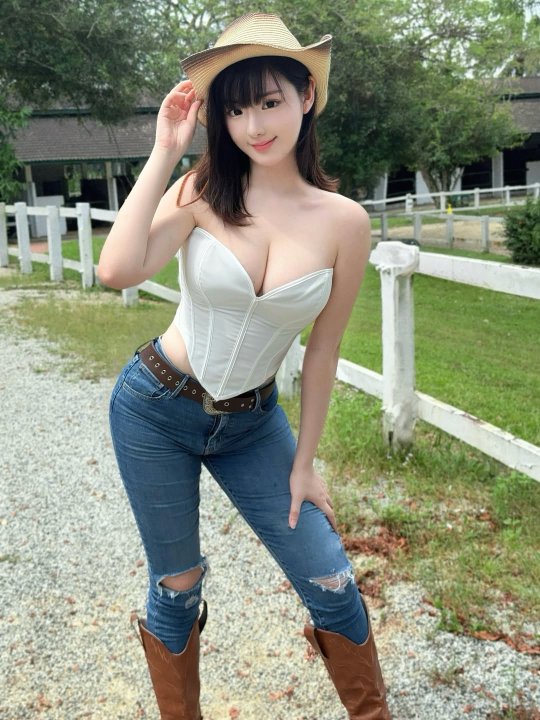
#> input picture mmmn_framework/tools/test_subject/test.jpg, 1080 x 1440 px (shown at 1/2 size)
$ python debuger.py
#> lines starting #> are read from the running program, lines starting #| are printed output that depends on the picture
#> further down, img is the input picture: shape (1440, 1080, 3); mean B, G, R 122.9, 142.9, 137.8
### mmmn_framework/main_frame.py
import cv2
from tools.helper import *

class Main_analyzer:

    def __init__(self, img):
        self.img = img
        self.gray = None
        self.data_records = {}

    def preprocess(self):
        self.gray = cv2.cvtColor(self.img, cv2.COLOR_BGR2GRAY)
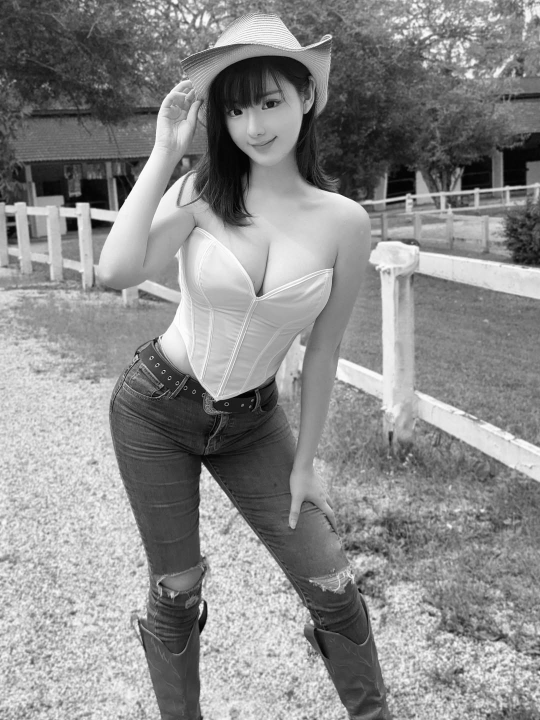
#> self.gray: shape (1440, 1080) (shown at 1/2 size); min 0, max 255, mean 139.1
        show_image(self.gray)

        return self.gray


    def run_analyer(self):

        # input -> prep -> process -> result -> decission -> final result
        prep = self.preprocess()

### mmmn_framework/tools/helper.py
import cv2
import numpy as np

def show_image(img, title="Debugger", wait=True, target_size=(400, 600)):

#> called with title = 'Debugger', wait = True, target_size = (400, 600)
    cv2.namedWindow(title, cv2.WINDOW_NORMAL)
    cv2.resizeWindow(title, *target_size)


    h, w = img.shape[:2]
#> h = 1440; w = 1080
    target_w, target_h = target_size


    scale = min(target_w / w, target_h / h)
#> scale = 0.37
    new_w, new_h = int(w * scale), int(h * scale)
#> new_w = 400; new_h = 533

    resized = cv2.resize(img, (new_w, new_h))
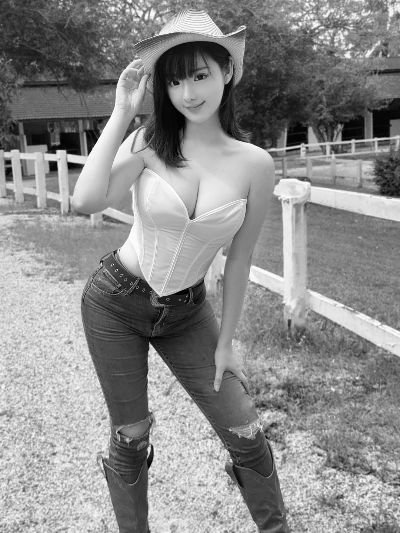
#> resized: shape (533, 400); min 0, max 254, mean 139
    top = (target_h - new_h) // 2
#> top = 33
    bottom = target_h - new_h - top
#> bottom = 34
    left = (target_w - new_w) // 2
#> left = 0
    right = target_w - new_w - left
#> right = 0

    padded = cv2.copyMakeBorder(resized, top, bottom, left, right, cv2.BORDER_CONSTANT, value=(0, 0, 0))
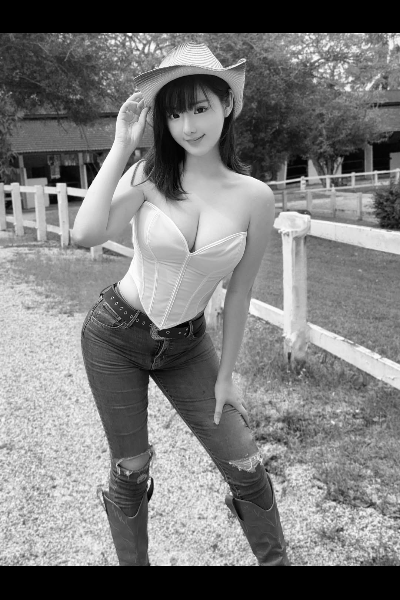
#> padded: shape (600, 400); min 0, max 254, mean 123.5

    cv2.imshow(title, padded)

    if wait:
        cv2.waitKey(0)
        cv2.destroyAllWindows()

### mmmn_framework/debuger.py
import cv2
from main_frame import *
import os


img = cv2.imread("tools/test_subject/test.jpg")


test =  Main_analyzer(img)
test.run_analyer()
